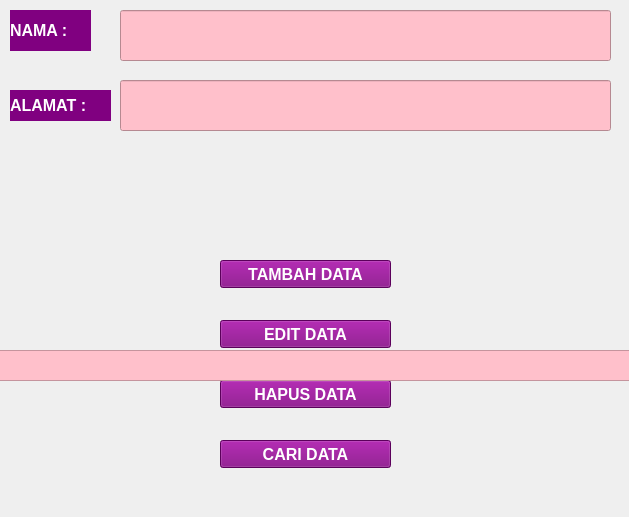
<?xml version="1.0" encoding="UTF-8"?>
<ui version="4.0">
 <class>Form</class>
 <widget class="QWidget" name="Form">
  <property name="geometry">
   <rect>
    <x>0</x>
    <y>0</y>
    <width>629</width>
    <height>517</height>
   </rect>
  </property>
  <property name="font">
   <font>
    <pointsize>12</pointsize>
   </font>
  </property>
  <property name="windowTitle">
   <string>Form</string>
  </property>
  <property name="autoFillBackground">
   <bool>false</bool>
  </property>
  <widget class="QLabel" name="nama">
   <property name="geometry">
    <rect>
     <x>10</x>
     <y>10</y>
     <width>81</width>
     <height>41</height>
    </rect>
   </property>
   <property name="font">
    <font>
     <pointsize>12</pointsize>
     <weight>75</weight>
     <bold>true</bold>
    </font>
   </property>
   <property name="styleSheet">
    <string notr="true">#nama{


background-color : purple;
color:white;
}</string>
   </property>
   <property name="text">
    <string>NAMA : </string>
   </property>
  </widget>
  <widget class="QLabel" name="alamat">
   <property name="geometry">
    <rect>
     <x>10</x>
     <y>90</y>
     <width>101</width>
     <height>31</height>
    </rect>
   </property>
   <property name="font">
    <font>
     <pointsize>12</pointsize>
     <weight>75</weight>
     <bold>true</bold>
    </font>
   </property>
   <property name="styleSheet">
    <string notr="true">#alamat{

background-color : purple;
color:white;

}</string>
   </property>
   <property name="text">
    <string>ALAMAT :</string>
   </property>
  </widget>
  <widget class="QLineEdit" name="isinama">
   <property name="geometry">
    <rect>
     <x>120</x>
     <y>10</y>
     <width>491</width>
     <height>51</height>
    </rect>
   </property>
   <property name="styleSheet">
    <string notr="true">#isinama{

background-color: pink;
color: white;


}</string>
   </property>
  </widget>
  <widget class="QLineEdit" name="isialamat">
   <property name="geometry">
    <rect>
     <x>120</x>
     <y>80</y>
     <width>491</width>
     <height>51</height>
    </rect>
   </property>
   <property name="styleSheet">
    <string notr="true">#isialamat{

background-color:pink;
color:white;

}</string>
   </property>
  </widget>
  <widget class="QPushButton" name="tambah">
   <property name="geometry">
    <rect>
     <x>220</x>
     <y>260</y>
     <width>171</width>
     <height>28</height>
    </rect>
   </property>
   <property name="sizePolicy">
    <sizepolicy hsizetype="Minimum" vsizetype="Fixed">
     <horstretch>5</horstretch>
     <verstretch>10</verstretch>
    </sizepolicy>
   </property>
   <property name="minimumSize">
    <size>
     <width>5</width>
     <height>10</height>
    </size>
   </property>
   <property name="font">
    <font>
     <family>MS Shell Dlg 2</family>
     <pointsize>12</pointsize>
     <weight>75</weight>
     <italic>false</italic>
     <bold>true</bold>
     <underline>false</underline>
    </font>
   </property>
   <property name="contextMenuPolicy">
    <enum>Qt::DefaultContextMenu</enum>
   </property>
   <property name="styleSheet">
    <string notr="true">#tambah {

background-color: purple;
color:white;

}</string>
   </property>
   <property name="text">
    <string>TAMBAH DATA</string>
   </property>
  </widget>
  <widget class="QPushButton" name="edit">
   <property name="geometry">
    <rect>
     <x>220</x>
     <y>320</y>
     <width>171</width>
     <height>28</height>
    </rect>
   </property>
   <property name="font">
    <font>
     <pointsize>12</pointsize>
     <weight>75</weight>
     <bold>true</bold>
    </font>
   </property>
   <property name="styleSheet">
    <string notr="true">#edit{

background-color:purple;
color:white;


}</string>
   </property>
   <property name="text">
    <string>EDIT DATA</string>
   </property>
  </widget>
  <widget class="QPushButton" name="hapus">
   <property name="geometry">
    <rect>
     <x>220</x>
     <y>380</y>
     <width>171</width>
     <height>28</height>
    </rect>
   </property>
   <property name="font">
    <font>
     <pointsize>12</pointsize>
     <weight>75</weight>
     <bold>true</bold>
    </font>
   </property>
   <property name="styleSheet">
    <string notr="true">#hapus{

background-color:purple;
color:white;


}</string>
   </property>
   <property name="text">
    <string>HAPUS DATA</string>
   </property>
  </widget>
  <widget class="QPushButton" name="cari">
   <property name="geometry">
    <rect>
     <x>220</x>
     <y>440</y>
     <width>171</width>
     <height>28</height>
    </rect>
   </property>
   <property name="font">
    <font>
     <pointsize>12</pointsize>
     <weight>75</weight>
     <bold>true</bold>
    </font>
   </property>
   <property name="styleSheet">
    <string notr="true">#cari{

background-color:purple;
color:white;


}</string>
   </property>
   <property name="text">
    <string>CARI DATA</string>
   </property>
  </widget>
  <widget class="QFrame" name="pembatas">
   <property name="geometry">
    <rect>
     <x>-1</x>
     <y>350</y>
     <width>631</width>
     <height>31</height>
    </rect>
   </property>
   <property name="styleSheet">
    <string notr="true">#pembatas{

background-color:pink;



}</string>
   </property>
   <property name="frameShape">
    <enum>QFrame::StyledPanel</enum>
   </property>
   <property name="frameShadow">
    <enum>QFrame::Raised</enum>
   </property>
  </widget>
 </widget>
 <resources/>
 <connections/>
</ui>
